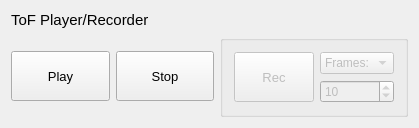
<?xml version="1.0" encoding="UTF-8"?>
<ui version="4.0">
 <class>QmitkToFRecorderWidgetControls</class>
 <widget class="QWidget" name="QmitkToFRecorderWidgetControls">
  <property name="geometry">
   <rect>
    <x>0</x>
    <y>0</y>
    <width>419</width>
    <height>112</height>
   </rect>
  </property>
  <property name="minimumSize">
   <size>
    <width>0</width>
    <height>0</height>
   </size>
  </property>
  <property name="windowTitle">
   <string>QmitkToFRecorder</string>
  </property>
  <layout class="QGridLayout" name="gridLayout_2">
   <item row="0" column="0" colspan="2">
    <widget class="QLabel" name="label">
     <property name="font">
      <font>
       <pointsize>11</pointsize>
      </font>
     </property>
     <property name="text">
      <string>ToF Player/Recorder</string>
     </property>
    </widget>
   </item>
   <item row="1" column="0">
    <widget class="QPushButton" name="m_PlayButton">
     <property name="minimumSize">
      <size>
       <width>0</width>
       <height>50</height>
      </size>
     </property>
     <property name="font">
      <font>
       <pointsize>10</pointsize>
      </font>
     </property>
     <property name="text">
      <string>Play</string>
     </property>
     <property name="icon">
      <iconset resource="../resources/QmitkToFUtilWidget.qrc">
       <normaloff>:/images/play.png</normaloff>:/images/play.png</iconset>
     </property>
     <property name="iconSize">
      <size>
       <width>30</width>
       <height>30</height>
      </size>
     </property>
     <property name="checkable">
      <bool>true</bool>
     </property>
    </widget>
   </item>
   <item row="1" column="1">
    <widget class="QPushButton" name="m_StopButton">
     <property name="minimumSize">
      <size>
       <width>0</width>
       <height>50</height>
      </size>
     </property>
     <property name="font">
      <font>
       <pointsize>10</pointsize>
      </font>
     </property>
     <property name="text">
      <string>Stop</string>
     </property>
     <property name="icon">
      <iconset resource="../resources/QmitkToFUtilWidget.qrc">
       <normaloff>:/images/stop.png</normaloff>:/images/stop.png</iconset>
     </property>
     <property name="iconSize">
      <size>
       <width>30</width>
       <height>30</height>
      </size>
     </property>
    </widget>
   </item>
   <item row="1" column="2">
    <widget class="QGroupBox" name="m_RecorderGroupBox">
     <property name="enabled">
      <bool>false</bool>
     </property>
     <property name="title">
      <string/>
     </property>
     <layout class="QGridLayout" name="gridLayout">
      <item row="0" column="0" rowspan="2">
       <widget class="QPushButton" name="m_StartRecordingButton">
        <property name="minimumSize">
         <size>
          <width>0</width>
          <height>50</height>
         </size>
        </property>
        <property name="font">
         <font>
          <pointsize>10</pointsize>
         </font>
        </property>
        <property name="text">
         <string>Rec</string>
        </property>
        <property name="icon">
         <iconset resource="../resources/QmitkToFUtilWidget.qrc">
          <normaloff>:/images/rec.png</normaloff>:/images/rec.png</iconset>
        </property>
        <property name="iconSize">
         <size>
          <width>30</width>
          <height>30</height>
         </size>
        </property>
        <property name="checkable">
         <bool>true</bool>
        </property>
       </widget>
      </item>
      <item row="0" column="1">
       <widget class="QComboBox" name="m_RecordModeComboBox">
        <item>
         <property name="text">
          <string>Frames:</string>
         </property>
        </item>
        <item>
         <property name="text">
          <string>Infinite</string>
         </property>
        </item>
       </widget>
      </item>
      <item row="1" column="1">
       <widget class="QSpinBox" name="m_NumOfFramesSpinBox">
        <property name="layoutDirection">
         <enum>Qt::LeftToRight</enum>
        </property>
        <property name="minimum">
         <number>1</number>
        </property>
        <property name="maximum">
         <number>100000</number>
        </property>
        <property name="value">
         <number>10</number>
        </property>
       </widget>
      </item>
     </layout>
    </widget>
   </item>
  </layout>
 </widget>
 <layoutdefault spacing="6" margin="11"/>
 <resources>
  <include location="../resources/QmitkToFUtilWidget.qrc"/>
 </resources>
 <connections/>
</ui>
